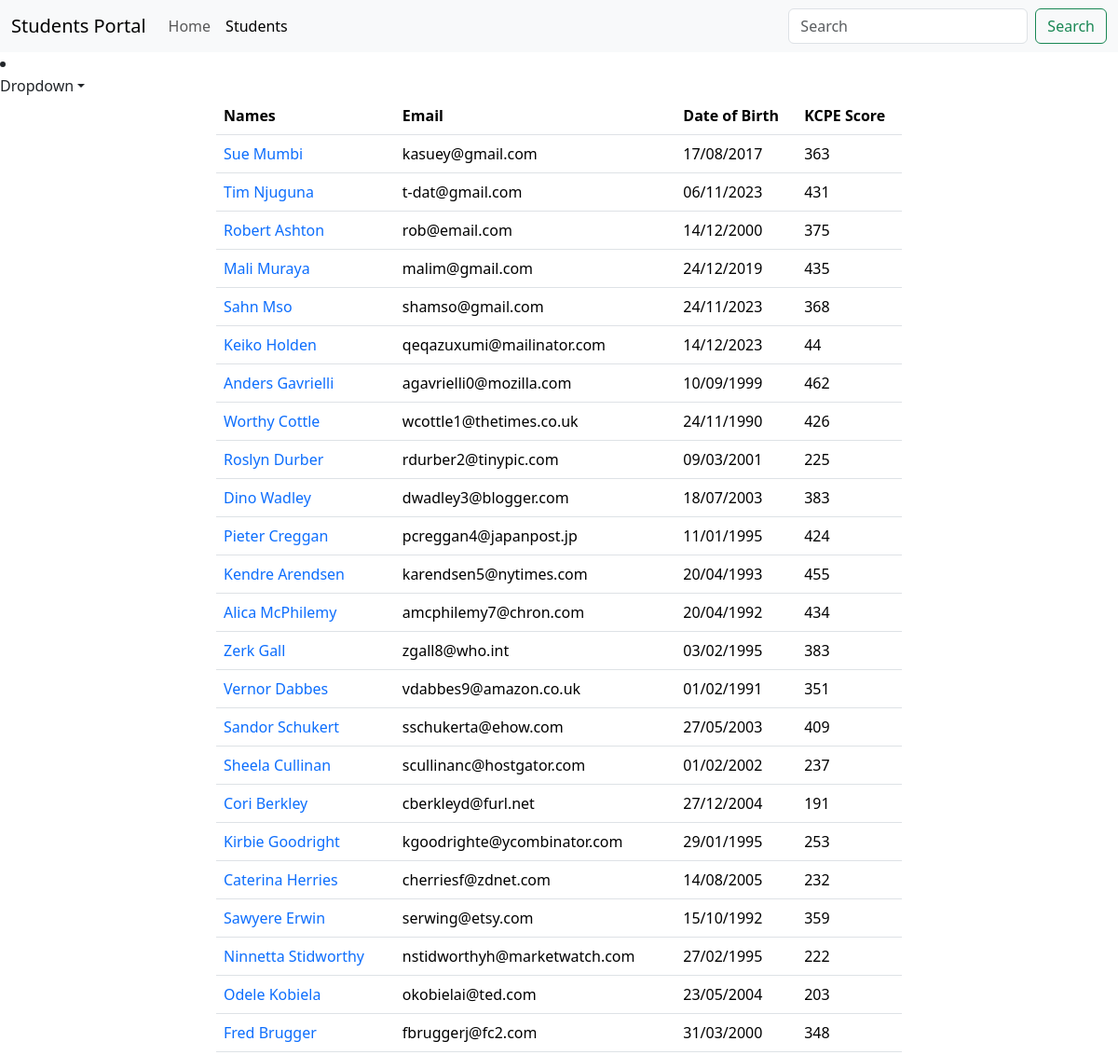
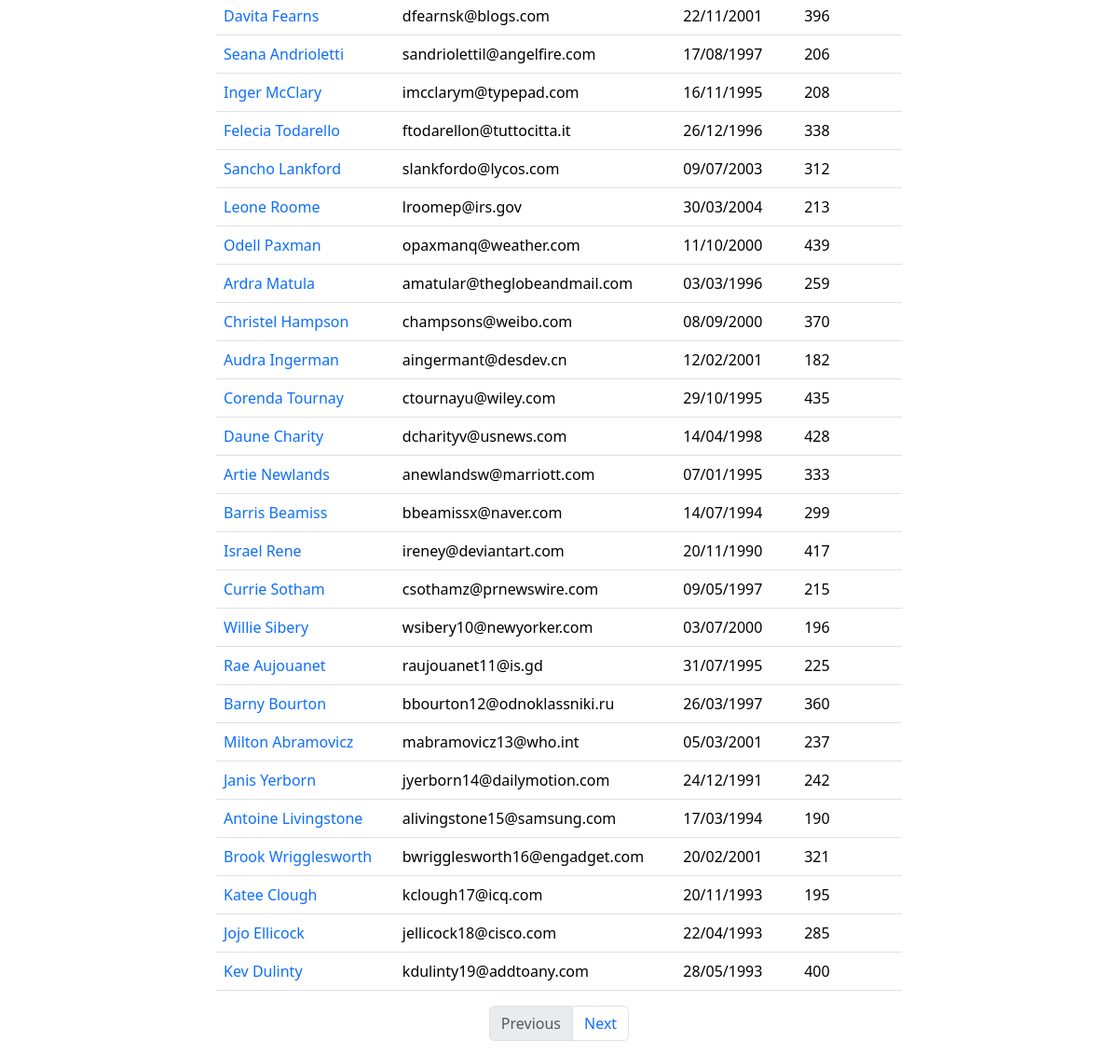
Page /show (signed in) on the earlier database version (2 pictures, top to bottom).
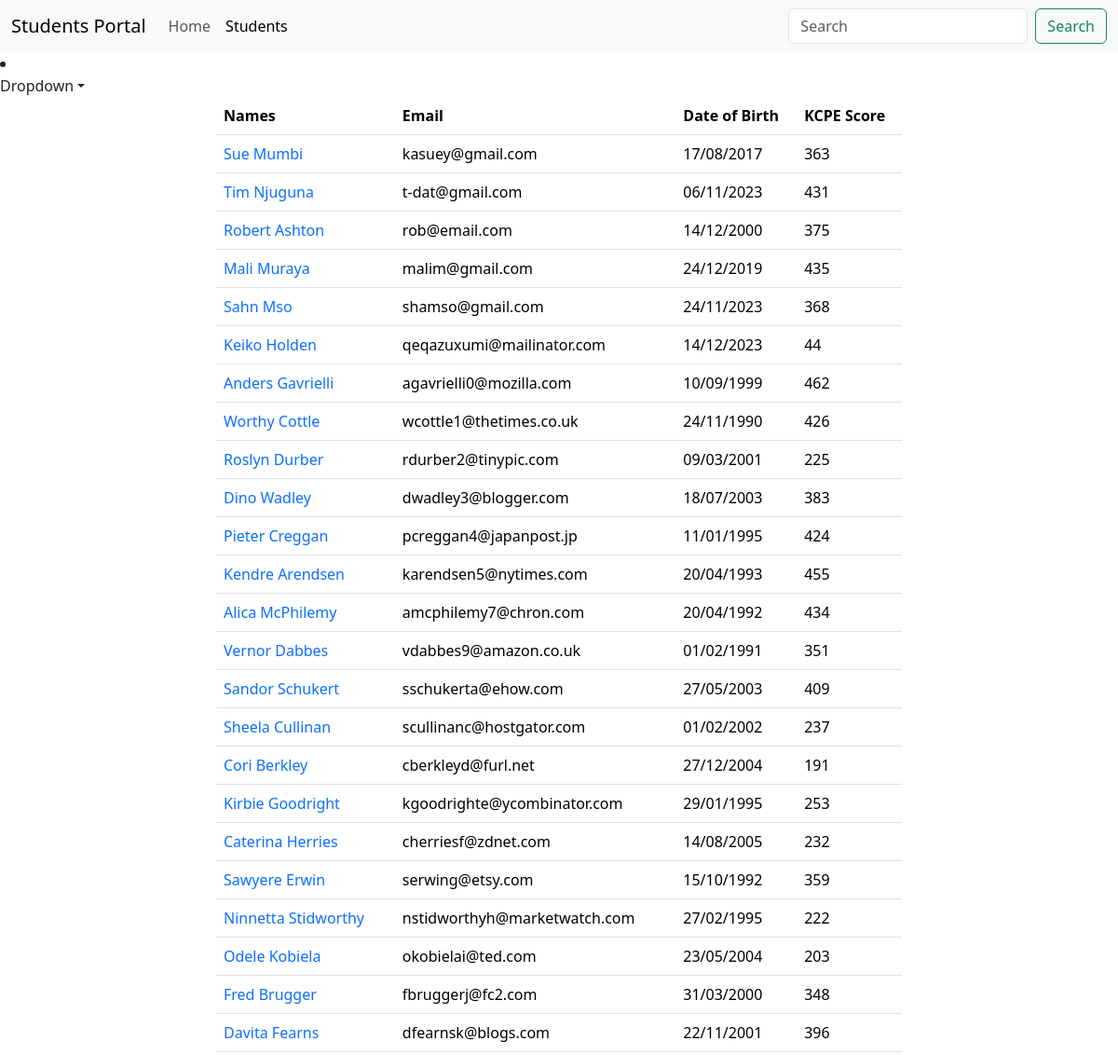
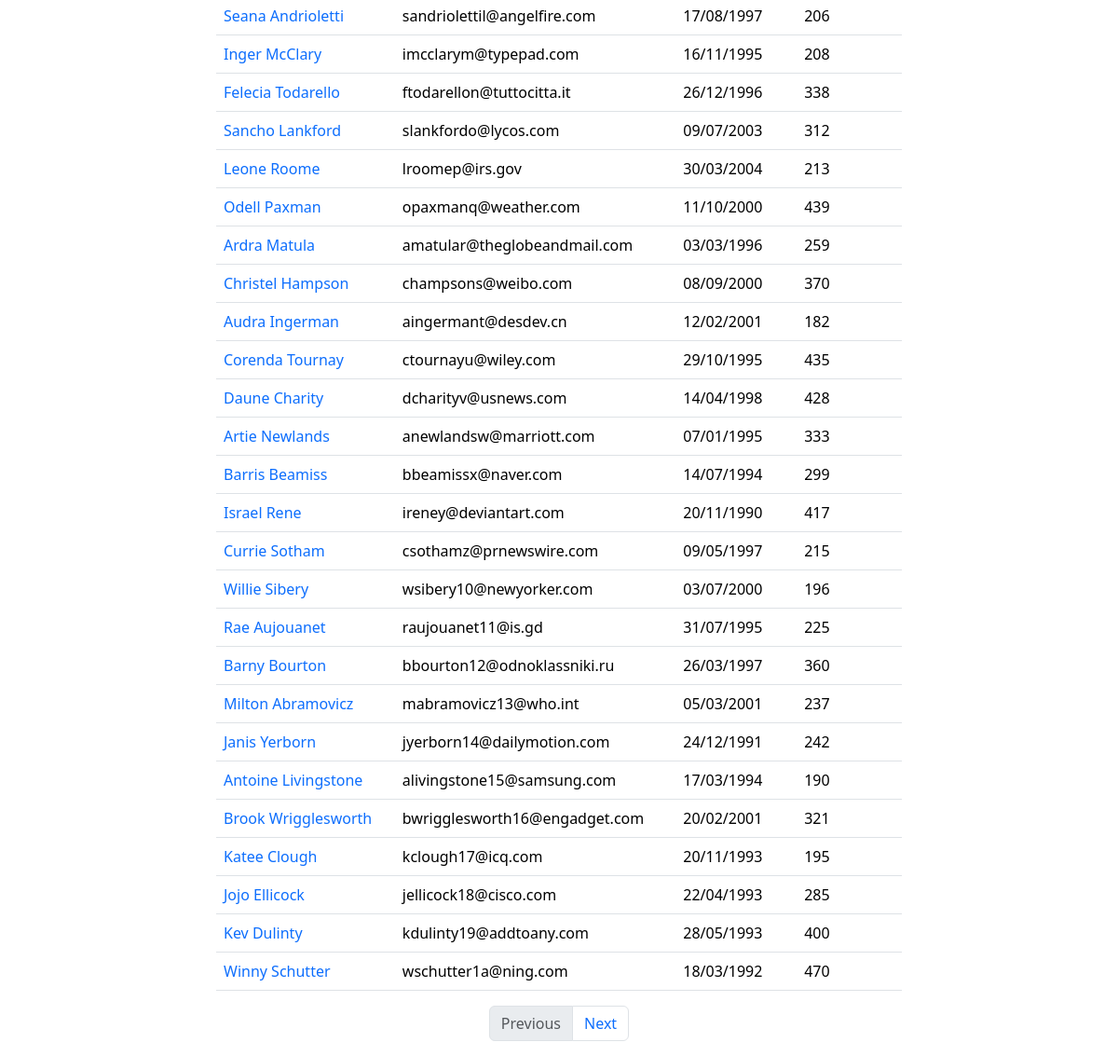
Same page on the later database version (2 pictures, top to bottom).
### main_app/models.py (models this page shows, shortened)
class Student(models.Model):
    first_name = models.CharField(max_length=25)
    last_name = models.CharField(max_length=25)
    dob = models.DateField()
    email = models.EmailField(unique=True)
    weight = models.DecimalField(max_digits=5, decimal_places=2)
    is_sporty = models.BooleanField(default=False)
    kcpe_score = models.IntegerField()
    profile_pic = models.ImageField(upload_to='generate_unique_name', null=True, default="/media/students/student.png")
    created_at = models.DateTimeField(auto_now_add=True)
    updated_at = models.DateTimeField(auto_now=True)

### main_app/views.py (the view)
# urls.py: path('show', views.show_students, name="show"),
@login_required
@permission_required('main_app.view_student')
def show_students(request):
    data = Student.objects.all()  # SELECT * FROM students
    paginator = Paginator(data, 50)
    page_number = request.GET.get("page")
    data = paginator.get_page(page_number)
    return render(request, 'display.html', {"students": data})

### templates/display.html (shortened to what this page needs)
{% extends 'base.html' %}
{% block content %}
    {% include 'navbar.html' %}
    <div class="container">
        <div class="row justify-content-center">
            <div class="col-sm-8">
                <table class="table">
                    <thead>
                    <tr>
                        <th>Names</th>
                        <th>Email</th>
                        <th>Date of Birth</th>
                        <th>KCPE Score</th>
                    </tr>
                    </thead>
                    <tbody>
                    {% for student in students %}
                        <tr>
                            <td>
                                <a href="{% url 'details' student.id %}"
                                   class="text-decoration-none">{{ student.first_name }} {{ student.last_name }}</a>
                            </td>
                            <td>{{ student.email }}</td>
                            <td>{{ student.dob | date:'d/m/Y' }}</td>
                            <td>{{ student.kcpe_score }}</td>
                        </tr>
                    {% endfor %}
                    </tbody>
                </table>
                <nav aria-label="Page navigation example">
                    <ul class="pagination justify-content-center">
                        {% if students.has_previous %}
                            <li class="page-item">
                                <a class="page-link" href='?page={{ students.previous_page_number }}'>Previous</a>
                            </li>
                        {% else %}
                            <li class="page-item disabled">
                                <a class="page-link" href='' tabindex="-1" aria-disabled="True">Previous</a>
                            </li>
                        {% endif %}
                        {% if students.has_next %}
                            <li class="page-item">
                                <a class="page-link" href='?page={{ students.next_page_number }}'>Next</a>
                            </li>
                        {% else %}
                            <li class="page-item disabled">
                                <a class="page-link" href='' tabindex="-1" aria-disabled="True">Next</a>
                            </li>
                        {% endif %}
                    </ul>
                </nav>
            </div>
        </div>
    </div>
{% endblock %}

Differences in the rows shown:
removed Student: first_name "Zerk", last_name "Gall", email "zgall8@who.int", dob "03/02/1995", kcpe_score "383"
now on this page (row unchanged): Student: first_name "Winny", last_name "Schutter", email "wschutter1a@ning.com", dob "18/03/1992", kcpe_score "470"
